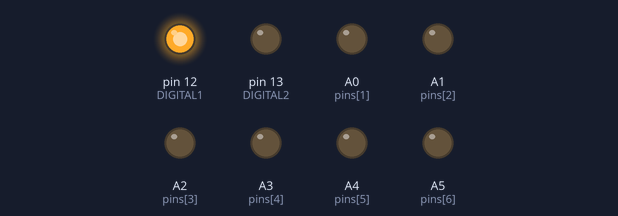
Recording of a sketch running on a simulated Arduino Uno, built with avr-gcc and run on an emulated ATmega328P. On the bench: output pins drawn as LEDs (lit = HIGH). What the sketch prints to the serial monitor is not drawn.

Above: at 0.05 s.
At 0.55 s:
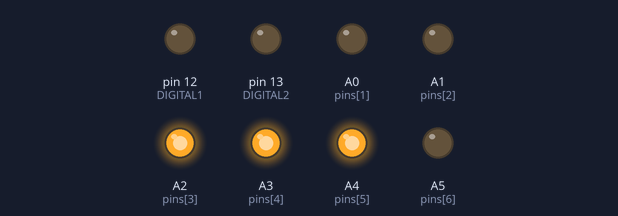
At 1.16 s:
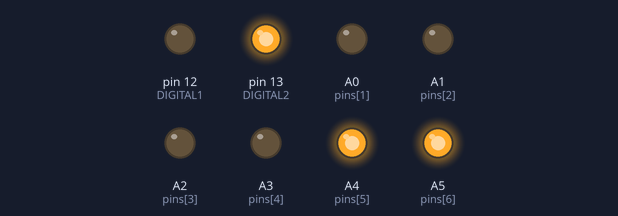
At 2.17 s:
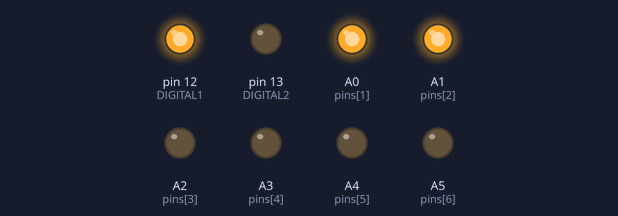
At 3.18 s:
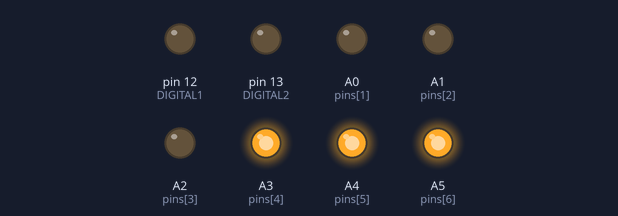
At 4.29 s:
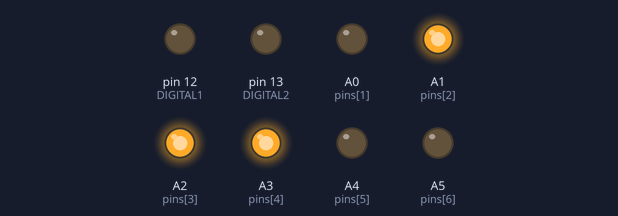
Timing chart, 0 to 4.6 s (numbered marks = the images above):
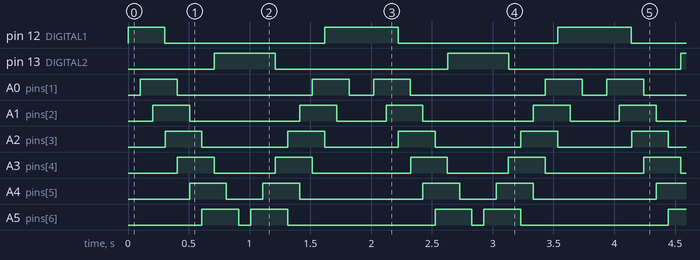

Measured:
- by itself, pin 12 (DIGITAL1): repeats every 1.9 s: LOW 1.3 s, HIGH 0.61 s
- by itself, pin 13 (DIGITAL2): alternates HIGH for 0.50 s and LOW for 1.4 s
- by itself, A0 (pins[1]): repeats every 1.9 s: LOW 1.1 s, HIGH 0.30 s, LOW 0.20 s, HIGH 0.30 s
- by itself, A1 (pins[2]): repeats every 1.9 s: LOW 0.91 s, HIGH 0.30 s, LOW 0.40 s, HIGH 0.30 s
- by itself, A2 (pins[3]): alternates HIGH for 0.30 s and LOW for 0.70 s
- by itself, A3 (pins[4]): repeats every 1.9 s: LOW 0.50 s, HIGH 0.30 s, LOW 0.81 s, HIGH 0.30 s
- by itself, A4 (pins[5]): repeats every 1.9 s: LOW 0.30 s, HIGH 0.30 s, LOW 1.0 s, HIGH 0.30 s
- by itself, A5 (pins[6]): repeats every 1.9 s: LOW 0.10 s, HIGH 0.30 s, LOW 1.2 s, HIGH 0.30 s

The sketch:

cochefantastico.ino
```cpp
//Constantes:
//  + numero de pins que hay
//  + pin donde hemos conectado el led de la izda
//  + pin donde hemos conectado el led de la dcha
//  + maximo valor que acepta analogWrite
//  + minimo valor para darle a un LED conectado a
//       un pin analogico
//  + delay de refresco de los LED
#define NPINS 8
#define DIGITAL1 12
#define DIGITAL2 13
#define MAXV 255
#define BASEV 45
#define DELAYTIME 100

//Vector que contiene los pins en los que estan conectados los LED
int pins[] = { DIGITAL1, A0, A1, A2, A3, A4, A5, DIGITAL2};

//Function para escribir sobre un pin, indiferentemente si es analogico o digital
void writeAnalogicOrDigital(int pin, int analogicValue, int digitalValue);

void setup() {
  //declarar todos los pins contenidos en pins como salida
  int i;
  for(i+0; i<NPINS; i++)
    pinMode(pins[i],OUTPUT);
  //iniciar el terminal a 9600 baudios
  Serial.begin(9600);
}

void loop() {
  int i, current, currentV;

 //Encender de forma gradual de izquierda a derecha
 for(current=0; current<NPINS; current++){

      //apagar desde el led actual hacia la derecha
      for(i=0; i<current ;i++){
          currentV = BASEV + (MAXV/(1+current-i));
          writeAnalogicOrDigital(pins[i],currentV,LOW);
      }

      //encender de formga gradual desde el led actual
      //   hacia la izquierda
      for(i=current+1; i<NPINS; i++){
          writeAnalogicOrDigital(pins[i],0,LOW);
      }

      //encender a el maximo el led actual
      writeAnalogicOrDigital(pins[current],MAXV,HIGH);

      //para una mayor suavidad en las transiciones
      if(current < 3)
        digitalWrite(DIGITAL1,HIGH);

      //esperar a la siguiente actualizacion de los LED
      delay(DELAYTIME);
  }

  //para una mayor suavidad en las transiciones
  analogWrite(A4,0);
  digitalWrite(DIGITAL2,HIGH);
  delay(DELAYTIME);
  analogWrite(A5,0);
  digitalWrite(DIGITAL2,HIGH);
  delay(DELAYTIME);
  analogWrite(A5,MAXV);
  digitalWrite(DIGITAL2,HIGH);
  delay(DELAYTIME);

  //Encender de forma gradual de dercha a izquierda
  for(current=NPINS-1; current>=0; current--){

      //apagar desde el led actual hacia la izquierda
      for(i=current-1;i>=0;i--){
         currentV = BASEV + (MAXV/(1+current-i));
         writeAnalogicOrDigital(pins[i],currentV,LOW);
      }

      //encender de formga gradual desde el led actual
      //   hacia la derecha
      for(i=NPINS-1; i>current; i--){
          writeAnalogicOrDigital(pins[i],0,LOW);
      }

      //encender a el maximo el led actual
      writeAnalogicOrDigital(pins[current],MAXV,HIGH);

      //para una mayor suavidad en las transiciones
      if(current < 3)
        digitalWrite(DIGITAL1,HIGH);

      //esperar a la siguiente actualizacion de los LED
      delay(DELAYTIME);
  }

}

//Escribe el pin sobre el que se va a escribir, y en el caso de ser
//   digital escribe en el con digitalWrite. En caso contrario, escribe
//   con analogWrite.
void writeAnalogicOrDigital(int pin, int analogicValue, int digitalValue){

  Serial.println(pin);
    if(pin==DIGITAL1 || pin == DIGITAL2)
        digitalWrite(pin,digitalValue);
    else
        analogWrite(pin,analogicValue);
}
```
